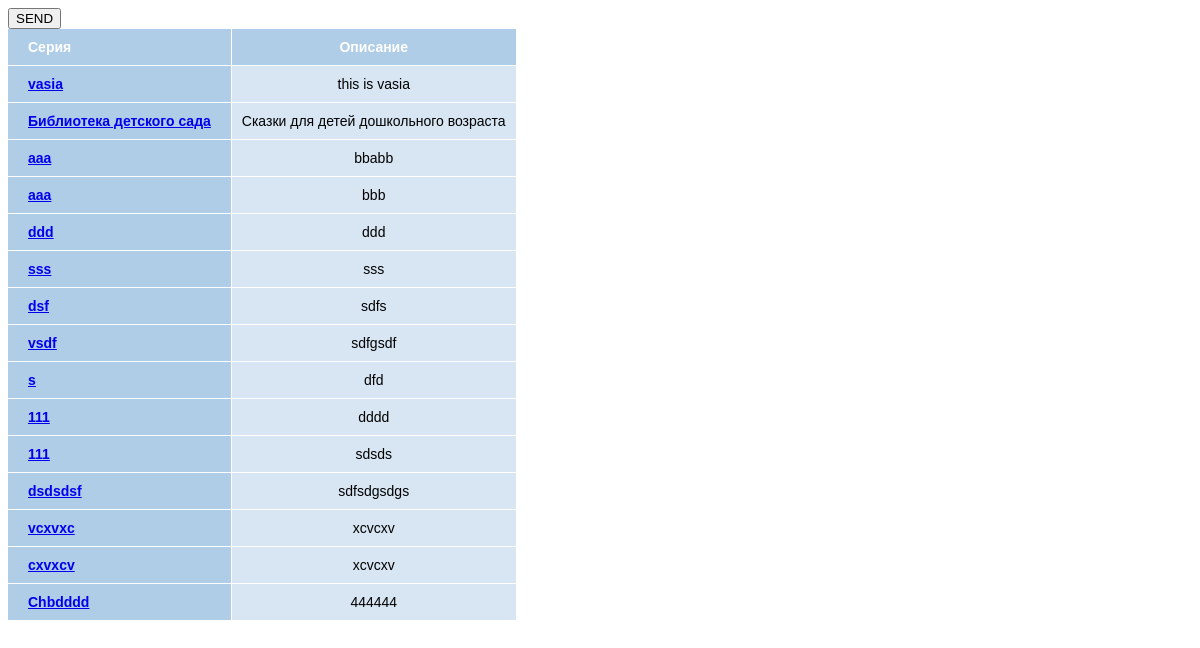
Page /data/data/series/ on the earlier database version.
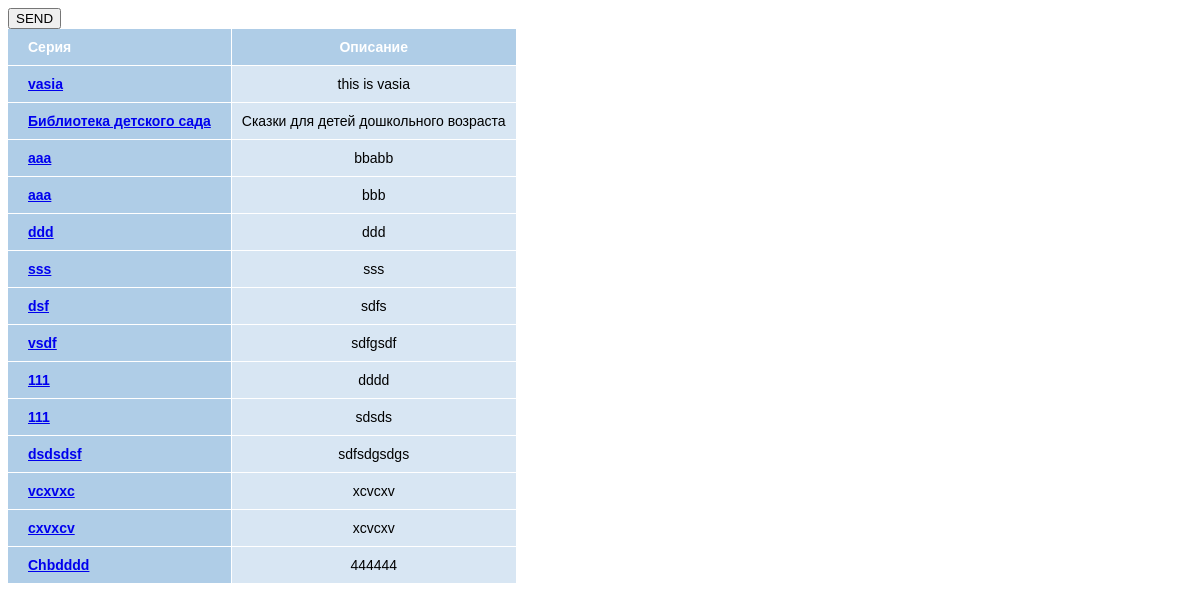
Same page on the later database version.
### data/models.py (models this page shows, shortened)
class Series(models.Model):
    active = models.BooleanField("Активный", default=True)
    name = models.CharField("Название", null=False, blank=False, max_length=30)
    description = models.TextField("Описание", null=True, blank=True)
    class Meta:
        verbose_name = 'Серия'
        verbose_name_plural = 'Серии'

### data/views.py (the view)
# urls.py: path('data/series/', SeriesView.as_view(), name='series-list-view'),
class SeriesView(ListView):
    model = Series
    def get_queryset(self):
        qs = super().get_queryset()
        search = self.request.GET.get("search", 0)
        if search != 0:
            return qs.filter(name__icontains=search)
        return qs
    def get_context_data(self, **kwargs):
        context = super().get_context_data(**kwargs)
        f = SearchForm()
        context["book_id"] = self.kwargs.get("pk")
        return context

### templates/data/Series_List.html (shortened to what this page needs)
<!DOCTYPE html>
<html lang="en">
<head>
</head>
<body>
    <table cellpadding="10px">
            <form action="" method="get">
                    {{form}} <button type="submit">SEND</button>
            </form>
        <tr>
            <th>Серия</th>
            <th>Описание</th>
        </tr>
    {% for object in object_list %}
        <tr>
            <th><a href="{% url 'series-detail-view' object.pk %}"> {{ object.name }} </a></th>
            <td>{{ object.description }}</td>
        </tr>
    {% endfor %}
    </table>
</body>
</html>

Differences in the rows shown:
removed Series: name "s", description "dfd"
